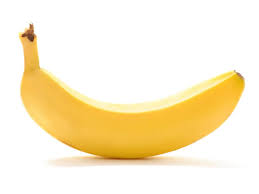
#> input picture fruit.jpg, 259 x 194 px, found by its file name
$ python example1.py
#> lines starting #> are read from the running program, lines starting #| are printed output that depends on the picture
import sys
import cv2
from pprint import pprint
import numpy as np

sys.path.insert(0,'C:/Users/KIIT/Desktop/AiProjectTask_i')

from GeneticUtility import GeneticUtility
from Config import Config

# Define fitness function
def fitnessFunction(chromosome):
    fitness = 0
    for i in range(0, len(imageFlattened)):
        fitness += pow((imageFlattened[i] - chromosome.genes[i]), 2)

    return fitness

# Read example image
image = cv2.imread('C:/Users/KIIT/Desktop/AiProjectTask_i/fruit.jpg', 0)
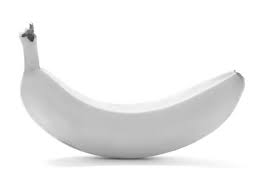
#> image: shape (194, 259); min 47, max 255, mean 239.1

# Convert Image to List
imageFlattened = image.flatten().tolist()
#> imageFlattened = 50246 items

# Convert 255's to 1 and rest to 0
# This is done in order to create binary image
for i in range(0, len(imageFlattened)):
    if imageFlattened[i] == 255:
        imageFlattened[i] = 1
    else:
        imageFlattened[i] = 0

#> (the run stopped early here; a loop or call above may not have finished)
